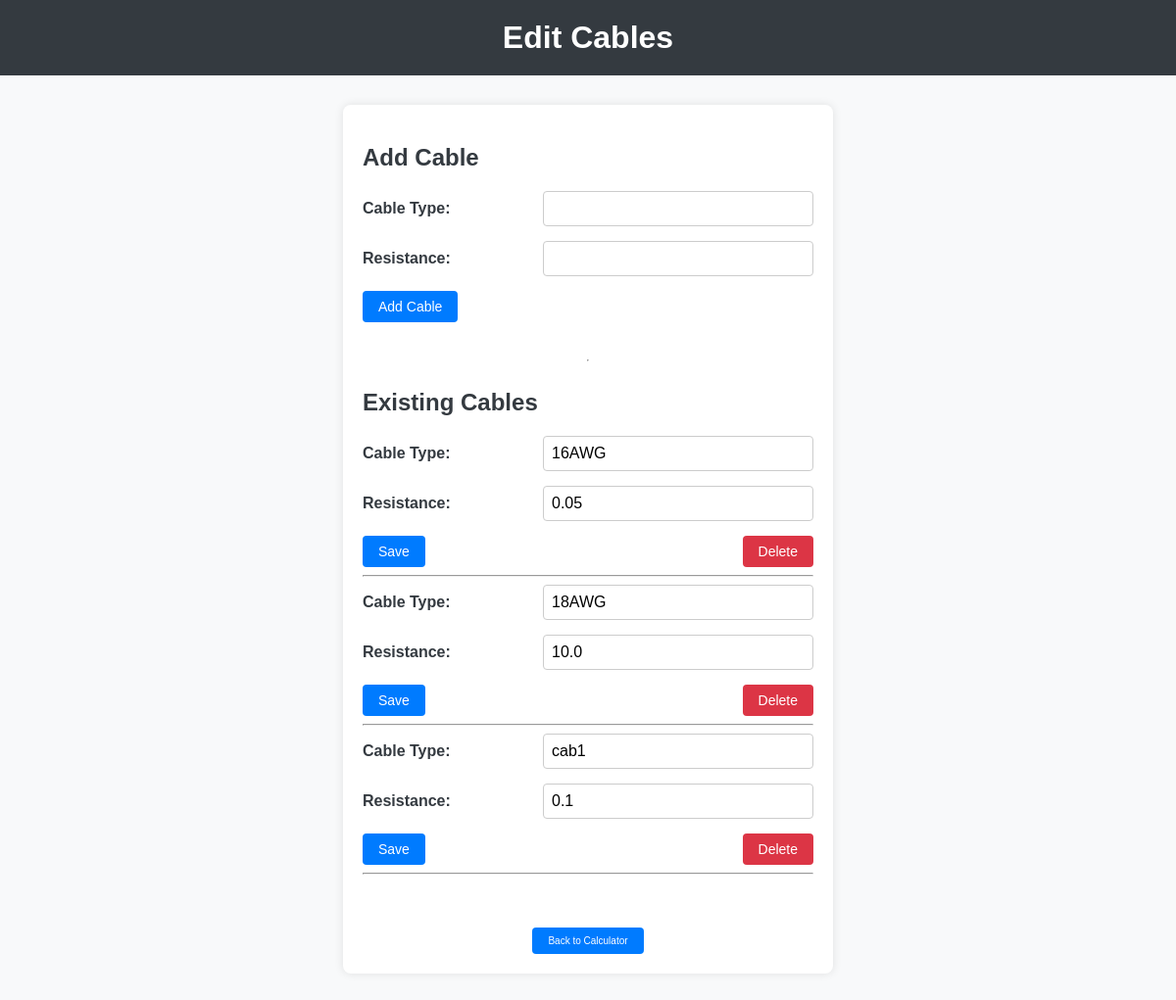
The app's page /edit_cables, older data.
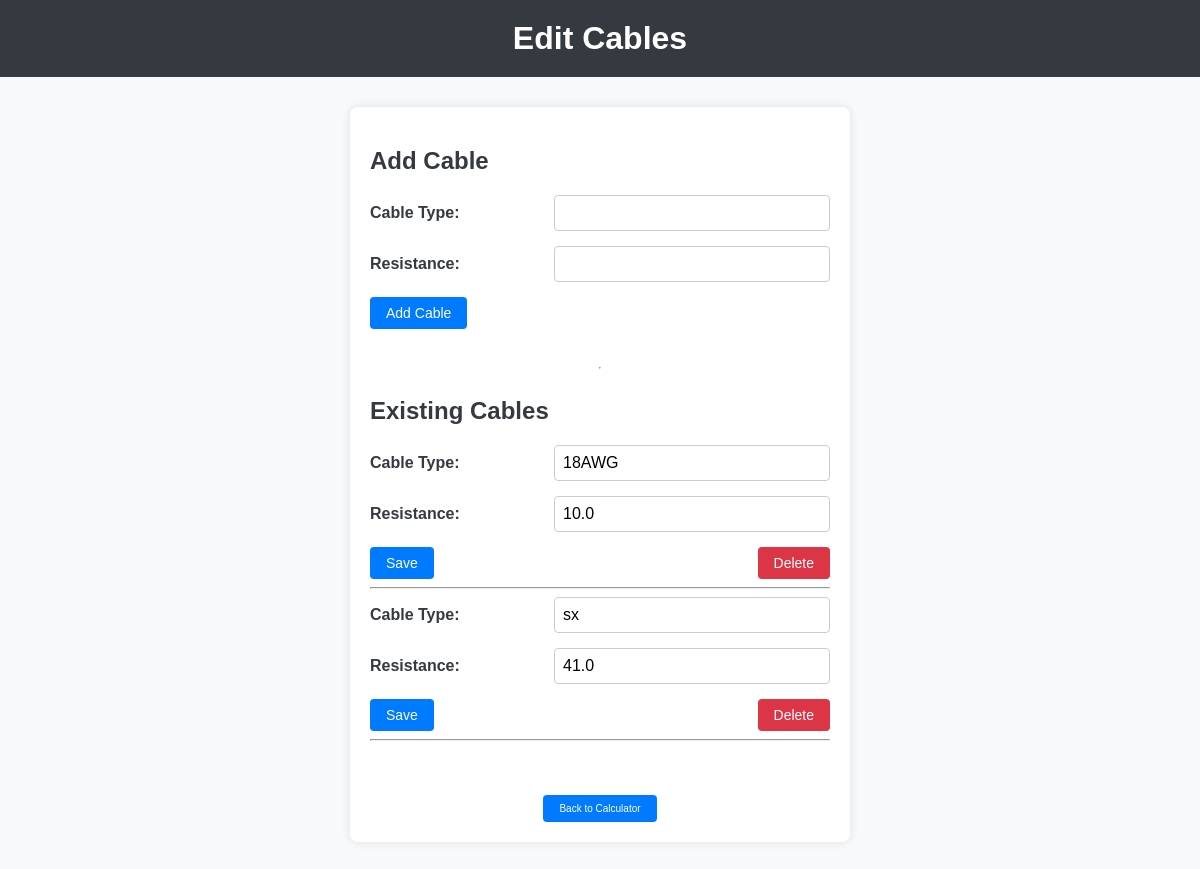
The same page, newer data.
### models.py (models this page shows)
class Cable(Base):
    __tablename__ = "cables"
    id = Column(Integer, primary_key=True, index=True)
    type = Column(String, unique=True, index=True)
    resistance = Column(Float)

### main.py (the view)
@app.get("/edit_cables", response_class=HTMLResponse)
async def edit_cables(request: Request, db: Session = Depends(get_db)):
    cables = db.query(Cable).all()
    return templates.TemplateResponse("edit_cables.html", {"request": request, "cables": cables})

### templates/edit_cables.html (shortened to what this page needs)
<!DOCTYPE html>
<html lang="en">
<head>
    <link rel="stylesheet" href="/static/styles.css">
</head>
<body>
    <header>
        <h1>Edit Cables</h1>
    </header>
    <main class="edit-cables-main">
        <section class="add-cable-section">
            <h2>Add Cable</h2>
            <form action="/add_cable" method="post" class="cable-form">
                <div class="form-row">
                    <label for="type">Cable Type:</label>
                    <input type="text" id="type" name="type" required>
                </div>
                <div class="form-row">
                    <label for="resistance">Resistance:</label>
                    <input type="number" step="0.01" id="resistance" name="resistance" required>
                </div>
                <div class="form-group">
                    <button type="submit" class="btn btn-add">Add Cable</button>
                </div>
            </form>
        </section>
        <hr class="section-divider">
        <section class="existing-cables-section">
            <h2>Existing Cables</h2>
            <div class="cable-list">
                {% for cable in cables %}
                <form action="/edit_cable/{{ cable.id }}" method="post" class="cable-form">
                    <div class="form-row">
                        <label for="type">Cable Type:</label>
                        <input type="text" id="type" name="type" value="{{ cable.type }}" required>
                    </div>
                    <div class="form-row">
                        <label for="resistance">Resistance:</label>
                        <input type="number" step="0.01" id="resistance" name="resistance" value="{{ cable.resistance }}" required>
                    </div>
                    <div class="btn-group">
                        <button type="submit" class="btn btn-save">Save</button>
                        <button formaction="/delete_cable/{{ cable.id }}" formmethod="post" class="btn btn-delete">Delete</button>
                    </div>
                </form>
                <hr class="cable-divider">
                {% endfor %}
            </div>
        </section>
        <a href="/" class="btn btn-back">Back to Calculator</a>
    </main>
</body>
</html>

### static/styles.css (style rules this page uses)
body { font-family: Arial, sans-serif; background-color: #f8f9fa; margin: 0; padding: 0; }
header { display: flex; align-items: center; justify-content: center; background-color: #343a40; color: white; width: 100%; padding: 20px 0; }
h1 { margin: 0; }
.form-row { display: flex; justify-content: space-between; align-items: center; margin-bottom: 15px; width: 100%; }
.form-row label { flex: 0 0 40%; font-weight: bold; color: #343a40; }
.form-row input, .form-row select { flex: 1; padding: 8px; font-size: 16px; border: 1px solid #ccc; border-radius: 4px; width: 100%; box-sizing: border-box; }
.btn-group, .form-group { display: flex; justify-content: space-between; width: 100%; }
.btn { padding: 8px 16px; font-size: 14px; cursor: pointer; border: none; color: white; border-radius: 4px; transition: background-color 0.3s ease; }
.btn-add, .btn-add-cable { background-color: #007bff; margin-right: 10px; }
.btn-back { background-color: #007bff; color: white; padding: 8px 16px; font-size: 10px; text-align: center; text-decoration: none; margin-top: 16px; }
.btn-save { background-color: #007bff; }
.btn-delete { background-color: #dc3545; }
.edit-cables-main { display: flex; flex-direction: column; align-items: center; margin: 30px auto; width: 100%; max-width: 500px; padding: 20px; box-sizing: border-box; background-color: white; box-shadow: 0 0 10px rgba(0, 0, 0, 0.1); border-radius: 8px; }
.add-cable-section, .existing-cables-section { width: 100%; margin-bottom: 30px; }
.add-cable-section h2, .existing-cables-section h2 { margin-bottom: 20px; color: #343a40; }

Row changes from the older to the newer data that the page shows:
removed Cable: type "16AWG", resistance "0.05"
changed Cable (number 2 of 2 on the later page): type "cab1" → "sx"; resistance "0.1" → "41.0"
